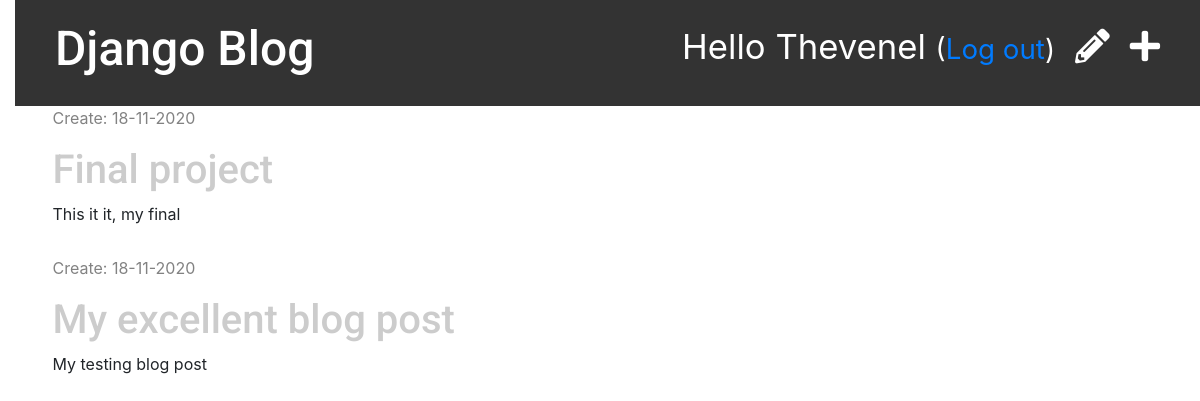
The page /drafts/ (signed in) on the database as committed earlier.
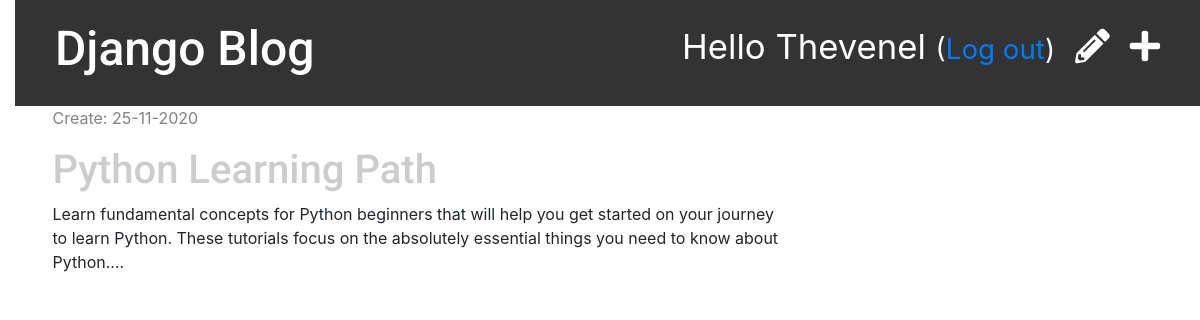
The same page on the database as committed later.
### blog/models.py (models this page shows, shortened)
class Post(models.Model):
    author = models.ForeignKey(settings.AUTH_USER_MODEL, on_delete = models.CASCADE)
    title = models.CharField(max_length=200)
    text = models.TextField()
    created_date = models.DateTimeField(default=timezone.now)
    published_date = models.DateTimeField(blank=True, null=True)

### blog/views.py (the view)
# urls.py: path('drafts/', views.post_draft_list, name='post_draft_list'),
@login_required
def post_draft_list(request):
    posts = Post.objects.filter(published_date__isnull=True).order_by('created_date')
    return render(request, 'blog/post_draft_list.html', {'posts': posts})

### blog/templates/blog/post_draft_list.html
{% extends 'blog/base.html' %}
{% block content %}
    {% for post in posts %}
        <div class="post">
            <p class="date">Create: {{ post.created_date|date:'d-m-Y' }}</p>
            <h1><a href="{% url 'post_detail' pk=post.pk %}">{{ post.title }}</a></h1>
            <p>{{ post.text|truncatechars:200 }}</p>
        </div>
    {% endfor %}
{% endblock %}

### blog/templates/blog/base.html (shortened to what this page needs)
{% load static %}
<!DOCTYPE html>
<html lang="en">
<head>
    <link rel="stylesheet" href="{% static 'css/blog.css' %}">
    <link rel="stylesheet" href="https://cdn.jsdelivr.net/npm/bootstrap@4.5.3/dist/css/bootstrap.min.css">
    <link rel="stylesheet" href="https://use.fontawesome.com/releases/v5.15.1/css/all.css">
</head>
<body>
    <div class="page-header">
        {% if user.is_authenticated %}
        <a href="{% url 'post_new' %}" class="top-menu"><span><i class="fas fa-plus"></i></span></a>
        <a href="{% url 'post_draft_list' %}" class="top-menu"><span><i class="fas fa-pencil-alt"></i></span></a>
        <p class="top-menu">Hello {{ user.username.title }} <small>(<a href="{% url 'logout' %}">Log out</a>)</small></p>
        {% else %}
        <a href="{% url 'login' %}" class="top-menu"><span><i class="fas fa-user-lock"></i></span></a>
        {% endif %}
        <h1><a href="/">Django Blog</a></h1>
    </div>
    <div class="content container">
        <div class="row">
            <div class="col-md-8">
                {% block content %}
                {% endblock %}
            </div>
        </div>
    </div>
</body>
</html>

### blog/static/css/blog.css (style rules this page uses)
body { padding-left: 15px; }
h1 a, h2 a { color: #ccc; font-family: 'Roboto', sans-serif; }
.page-header { background-color: #333; margin-top: 0; padding: 20px 20px 20px 40px; }
.page-header h1, .page-header h1 a, .page-header h1 a:visited, .page-header h1 a:active { color: #ffffff; font-size: 36pt; text-decoration: none; }
.content { margin-left: 40px; }
h1, h2, h3, h4 { font-family: 'Lobster', cursive; }
.date { color: #828282; }
.top-menu, .top-menu:hover, .top-menu:visited { color: #ffffff; float: right; font-size: 26pt; margin-right: 20px; }
.post { margin-bottom: 30px; }

Rows that differ between the two databases and show on the page:
removed Post: created_date "18-11-2020", title "Final project", text "This it it, my final"
removed Post: created_date "18-11-2020", title "My excellent blog post", text "My testing blog post"
added Post: created_date "25-11-2020", title "Python Learning Path", text "Learn fundamental concepts for Python beginners that will help you get started on your journey to learn Python. These tutorials focus on the absolutely essential things you need to know about Python.…"
